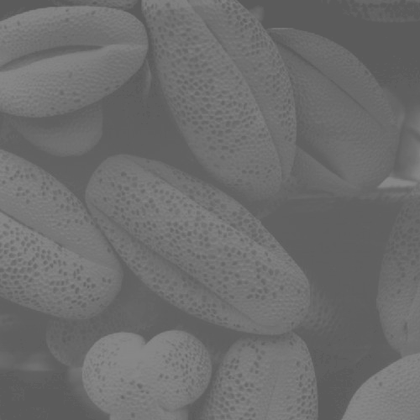
%> input picture 1.tif, 420 x 420 px, shrunk from 500 x 500 before the run
$ octave IP.m   (GNU Octave 9; MATLAB toolbox functions it lacks are replaced by stand-ins)
%> lines starting %> are read from the running program, lines starting %| are printed output that depends on the picture
original_image = imread('1.tif');
%> original_image is the input picture: size 420x420 uint8; min 88, max 137, mean 109.1
subplot(3,2,1);
imshow(original_image);
subplot(3,2,2);
imhist(original_image,256);

image = imread('1.tif');
row = size(image,1);
%> row = 420
column = size(image,2);
%> column = 420
numberOfPixel = row * column;
%> numberOfPixel = 176400

histogramImage=uint8(zeros(row,column));
frequency = zeros(256,1);
probabilityOfFrequency = zeros(256,1);
cumulative = zeros(256,1);
probabilityOfCumulative = zeros(256,1);
output = zeros(256,1);

for i=1:row
    for j=1:column
        value=image(i,j);
        frequency(value+1)=frequency(value+1)+1;
        probabilityOfFrequency = frequency(value+1)/numberOfPixel;
    end
end
%> after the loop, frequency = 256 values, max 13308 at index 97, min 0 at index 1, mean 689.1

sum=0;

for i=1:size(frequency)
   sum=sum+frequency(i);
   cumulative(i)=sum;
   probabilityOfCumulative(i)= cumulative(i)/numberOfPixel;
   output(i)=round(probabilityOfCumulative(i)*255);
end
%> after the loop, cumulative = 256 values from 0 to 176400; output = 256 values from 0 to 255; probabilityOfCumulative = 256 values from 0 to 1; sum = 176400

for i=1:row
    for j=1:column
            histogramImage(i,j)=output(image(i,j)+1);
    end
end
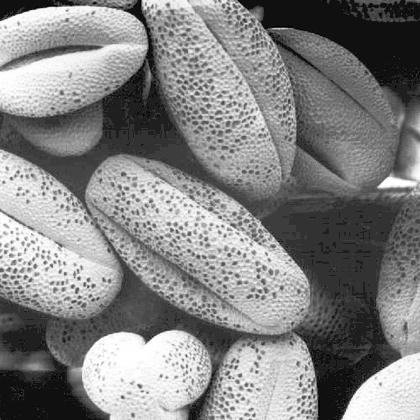
%> histogramImage: size 420x420 uint8; min 0, max 255, mean 131.4

subplot(3,2,3);
imshow(histogramImage);
subplot(3,2,4);
imhist(histogramImage);


input_image = imread('1.tif');
subplot(3,2,5);
A = histeq(input_image);
imshow(A);
subplot(3,2,6);
imhist(A);
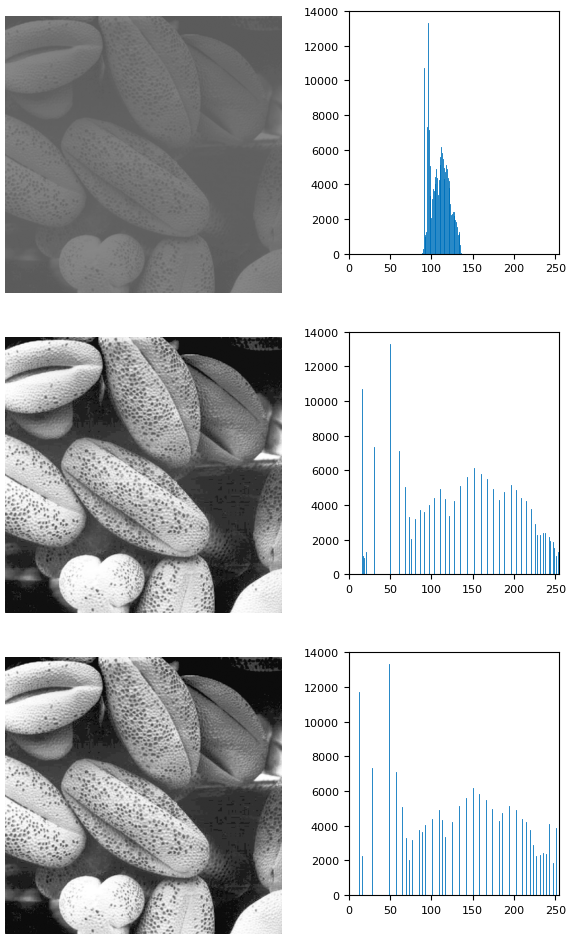
%> figure redrawn from the program's plot data, 6 panels
